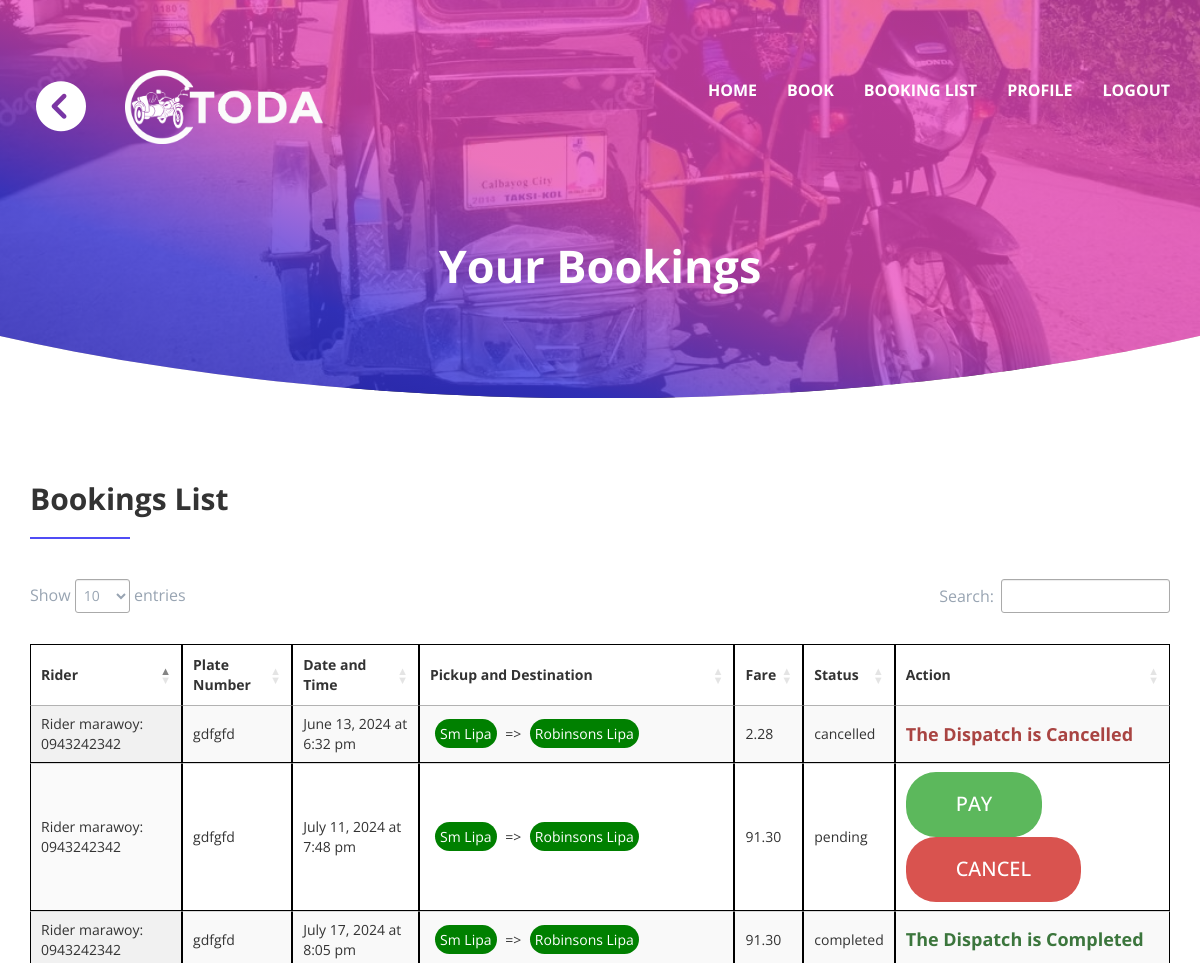
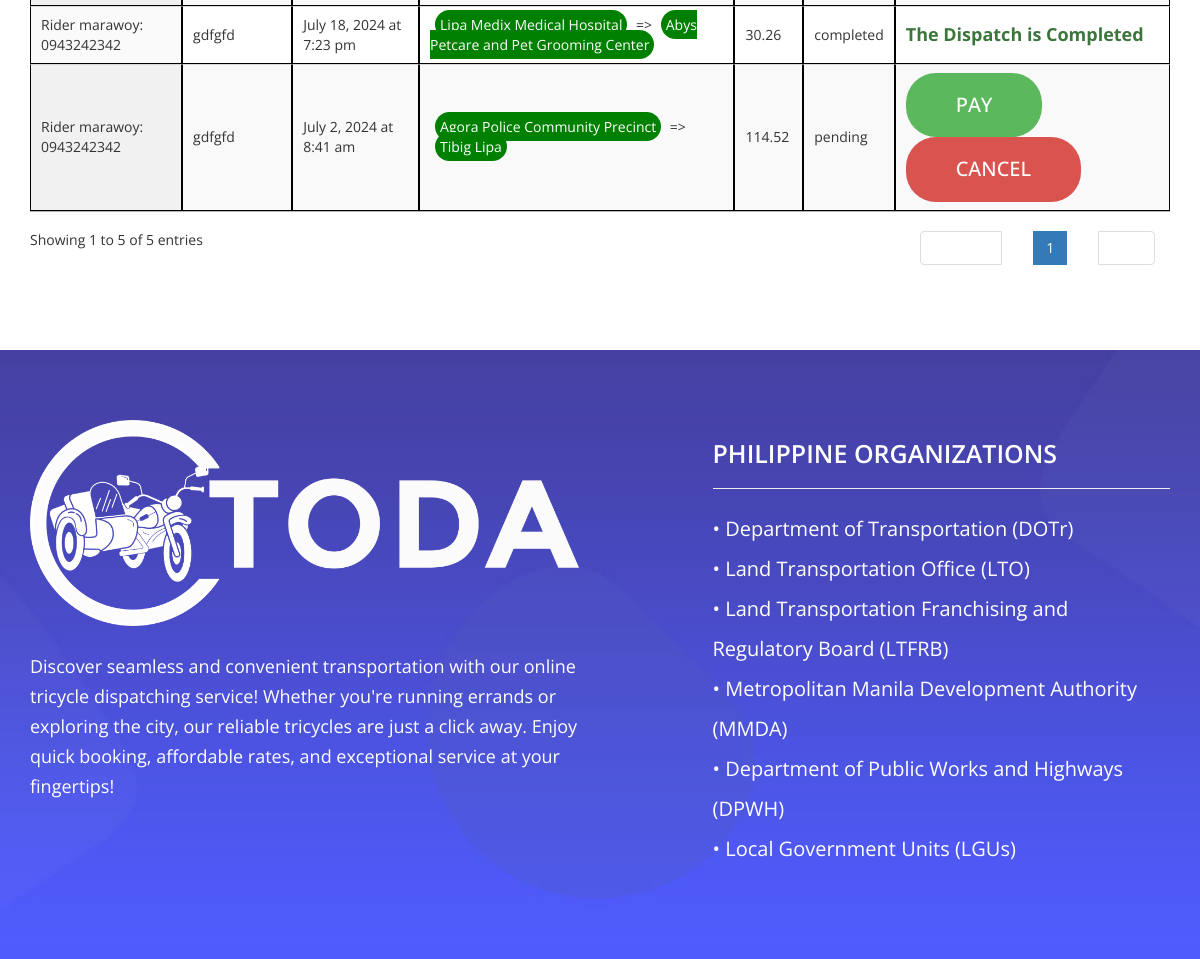
The app's page /passenger/p-list.php (signed in) with its own data (2 pictures, top to bottom).
### tables this page shows
CREATE TABLE `dispatch_locations` (
  `dispatch_location_id` int(11) NOT NULL,
  `location_name` varchar(250) NOT NULL,
  `google_maps` varchar(700) NOT NULL,
  `latitude` varchar(250) NOT NULL,
  `longtitude` varchar(250) NOT NULL
);

### passenger/p-list.php (the view, shortened to what this page needs)
<?php include("conn.php"); ?>
<!DOCTYPE html>
<html lang="en">
<head>
   <link href="assets/css/bootstrap.min.css" rel="stylesheet">
   <link href="assets/vendors/animate/animate.css" rel="stylesheet">
   <link rel="stylesheet" href="assets/vendors/font-awesome/css/font-awesome.min.css">
   <link rel="stylesheet" type="text/css" href="assets/vendors/owl_carousel/owl.carousel.css" media="all">
   <link rel="stylesheet" type="text/css" href="assets/css/style.css" media="all" />
   <link rel="stylesheet" type="text/css" href="https://cdn.datatables.net/1.10.19/css/jquery.dataTables.css">
   <link rel="stylesheet" type="text/css" href="https://cdn.datatables.net/1.10.18/css/dataTables.bootstrap4.min.css">
   <link rel="stylesheet" type="text/css" href="https://cdn.datatables.net/responsive/2.2.3/css/responsive.bootstrap.min.css">
   <link rel="stylesheet" type="text/css" href="https://cdn.datatables.net/responsive/2.2.3/css/responsive.jqueryui.min.css">
</head>
<?php
if (isset($_GET['can_id'])) {
   $dispatch_id = $_GET['can_id'];
   $sql = "UPDATE dispatches SET `status`='cancelled' WHERE dispatch_id=?";
   $stmt = $conn->prepare($sql);
   $stmt->bind_param("i", $dispatch_id);
   if ($stmt->execute()) {
      echo '<script>alert("Dispatch Successfully Cancelled! Redirecting to bookings page."); window.location.href = "p-list.php";</script>';
   } else {
      echo '<script>alert("Error in update.");</script>';
   }
} else {
?>
   <body>
      <div class="bg-all">
         <div class="bg-banner-img clip-ellipse">
            <div class="ovrllay">
               <?php include("./nav.php"); ?>
               <section id="banner" class="pt-0">
                  <div class="container ">
                     <div class="row wow fadeInUp">
                        <div id="banner-text" class="col-md-12 text-c text-center ">
                           <h5 class="wow fadeInUp main-h" data-wow-delay="0.2s">Your Bookings</h5>
                        </div>
                     </div>
                  </div>
               </section>
            </div>
         </div>
         <section>
            <div class="container">
               <div class="row">
                  <div class="col-lg-12">
                     <div class="section-heading left">
                        <h4>Bookings List</h4>
                     </div>
                     <div class="contact-form-box margin-30px-top">
                        <div class="no-margin-lr" id="success-contact-form" style="display: none;"></div>
                        <table id="dataTable3" class="display">
                           <thead>
                              <tr>
                                 <th>Rider</th>
                                 <th>Plate Number</th>
                                 <th>Date and Time</th>
                                 <th>Pickup and Destination</th>
                                 <th>Fare</th>
                                 <th>Status</th>
                                 <th>Action</th>
                              </tr>
                           </thead>
                           <tbody>
                              <?php
                              $sqlb = "SELECT * FROM desinations_view where passenger_id = {$_SESSION['p_id']} ";
                              $resultb = $conn->query($sqlb);
                              while ($books = $resultb->fetch_assoc()) {
                              ?>
                     </div>
                     <tr>
                        <td><?= $books['rider_name'] . ": " . $books['r_contact'] ?></td>
                        <td><?= $books['vehicle_number'] ?></td>
                        <td><?php $dateString = $books['d_date'] . ' ' . $books['d_time'];
                                 $date = new DateTime($dateString);
                                 $formattedDate = $date->format('F j, Y \a\t g:i a');
                                 echo $formattedDate;
                              ?></td>
                        <td><?php
                                 $sql = "SELECT * FROM dispatch_locations  where dispatch_location_id = {$books['origin']} ";
                                 $result = $conn->query($sql);
                                 $row_p1 = $result->fetch_assoc();
                                 $sql = "SELECT * FROM dispatch_locations  where dispatch_location_id = {$books['destination']} ";
                                 $result = $conn->query($sql);
                                 $row_p2 = $result->fetch_assoc();
                                 echo "<a  target='_blank' style='background-color: green; border-radius: 50px; padding: 5px; margin: 5px;' href='{$row_p1['google_maps']}'>" . $row_p1['location_name'] . "</a> => <a  style='background-color: green; border-radius: 50px; padding: 5px; margin: 5px;' target='_blank' href='{$row_p2['google_maps']}'>" . $row_p2['location_name'] . "</a>";
                              ?></td>
                        <td><?= $books['fare'] ?></td>
                        <td><?= $books['status'] ?></td>
                        <td>
                           <?php if ($books['status'] == "pending") { ?>
                              <button type="button" class="btn btn-success" data-toggle="modal" data-target="#imageModal<?= $books['dis_id'] ?>">
                                 Pay</button>
                              <a href="p-list.php?can_id=<?= $books['dis_id'] ?>" class="btn btn-danger">Cancel</a>
                           <?php } else if ($books['status'] == "cancelled") { ?>
                              <h4 class="text-danger">The Dispatch is Cancelled</h4>
                           <?php } else if ($books['status'] == "rejected") { ?>
                              <h4 class="text-danger">The Dispatch is Rejected</h4>
                           <?php } else if ($books['status'] == "completed") { ?>
                              <h4 class="text-success">The Dispatch is Completed</h4>
                           <?php } ?>
                        </td>
                     </tr>
                  <?php } ?>
      <?php include("./footer.php") ?>
   </body>
<?php   } ?>
</html>

### passenger/assets/css/style.css (style rules this page uses)
.btn { padding: 18px 50px; font-size: 20px; font-weight: 500; border-radius: 30px; display: inline-block; border: 0; text-transform: uppercase; position: relative; z-index: 2; text-decoration: none !important; }
a:before, a:after, .btn:before, .btn:after, button:before, button:after { transition: all 300ms linear 0s; }
a { color: #fff !important; text-decoration: none !important; }
body { font-family: 'Open Sans', sans-serif; }
a, .btn, button { outline: none; transition: all 300ms linear 0s; }
.h1, .h2, .h3, .h4, .h5, .h6, h1, h2, h3, h4, h5, h6 { font-weight: 700; }
thead, th, td { border: 1px solid black; padding: 10px; }
.bg-banner-img { background: rgba(255,255,255,0); background-image: url(../images/banner-img.jpg); background-repeat: no-repeat; background-position: center bottom; -webkit-background-size: cover; -moz-background-size: cover; -o-background-size: cover; background-size: cover; }
.clip-ellipse { clip-path: ellipse(95% 100% at top); -webkit-clip-path: ellipse(93% 100% at top); }
.ovrllay { position: relative; left: 0; top: 0; bottom: 0; width: 100%; height: 100%; right: 0; background-image: linear-gradient(to right top ,#2725b9d4,#3a39dcd1,#e748bec2 ,#e748bec9 ,#e748beb5)!important; }
.section-heading.left { margin-bottom: 30px; text-align: left; }
.section-heading h4 { font-size: 30px; line-height: normal; position: relative; padding-bottom: 20px; }
.section-heading h4:after { content: ''; display: block; width: 100px; height: 2px; background: #504cf5; margin: 0 auto; position: absolute; left: 0; right: 0; bottom: 0; margin:0px; }
.pt-0 { padding-top: 0px !important; }
.button-n, a { text-decoration: none!important color:#fff !important; }
section { padding: 70px 0px; }
.main-h { font-size: 45px; line-height: 1; color: #fff; text-align: center; font-weight: bold; text-transform: capitalize; margin: 30px 0 40px; -webkit-animation-delay: 150ms; animation-delay: 150ms; visibility: visible; }

### records on screen
dispatch_locations: location_name "Sm Lipa"
dispatch_locations: location_name "Robinsons Lipa"
dispatch_locations: location_name "Lipa Medix Medical Hospital"
dispatch_locations: location_name "Abys Petcare and Pet Grooming Center"
dispatch_locations: location_name "Agora Police Community Precinct"
dispatch_locations: location_name "Tibig Lipa"

### other values on screen
$books['rider_name'] "Rider marawoy"
$books['r_contact'] "0943242342"
$books['vehicle_number'] "gdfgfd"
$formattedDate "June 13, 2024 at 6:32 pm"
$books['fare'] "2.28"
$books['status'] "cancelled"
$formattedDate "July 11, 2024 at 7:48 pm"
$books['fare'] "91.30"
$books['status'] "pending"
$formattedDate "July 17, 2024 at 8:05 pm"
$books['status'] "completed"
$formattedDate "July 18, 2024 at 7:23 pm"
$books['fare'] "30.26"
$formattedDate "July 2, 2024 at 8:41 am"
$books['fare'] "114.52"
